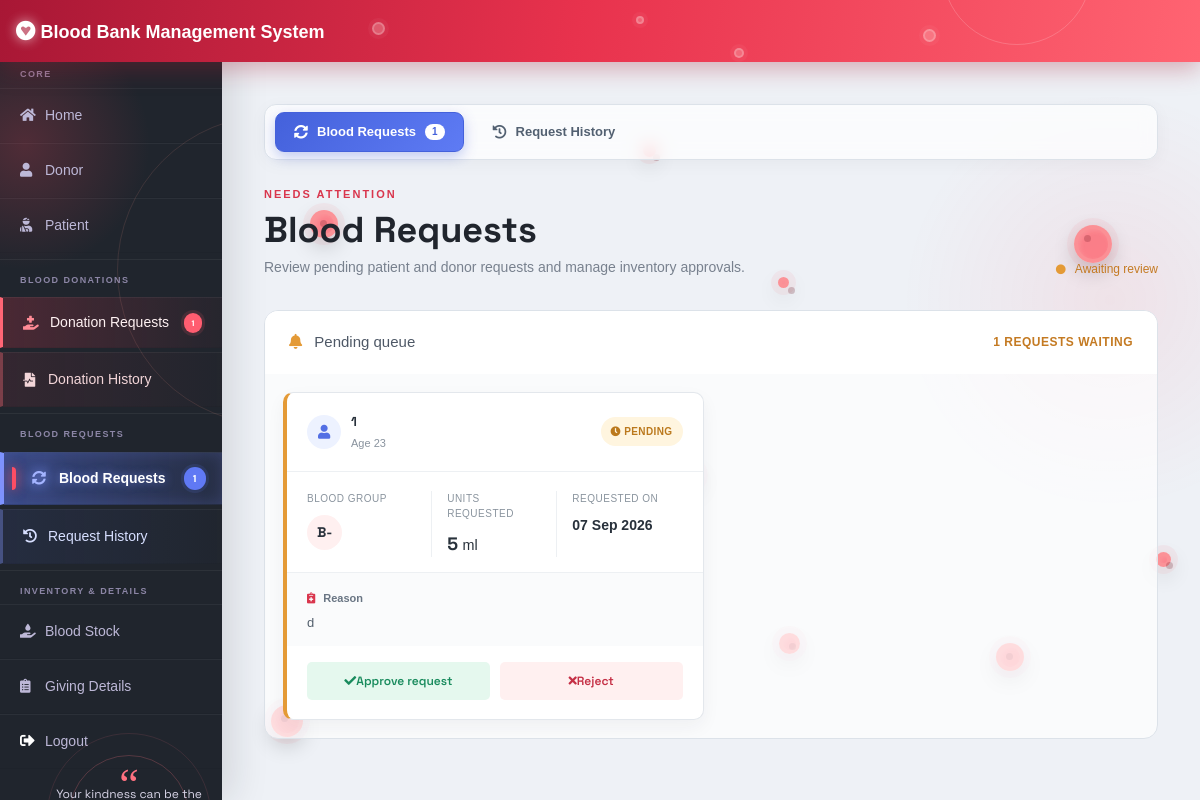
/admin-request (signed in), run on an earlier commit of the app's database.
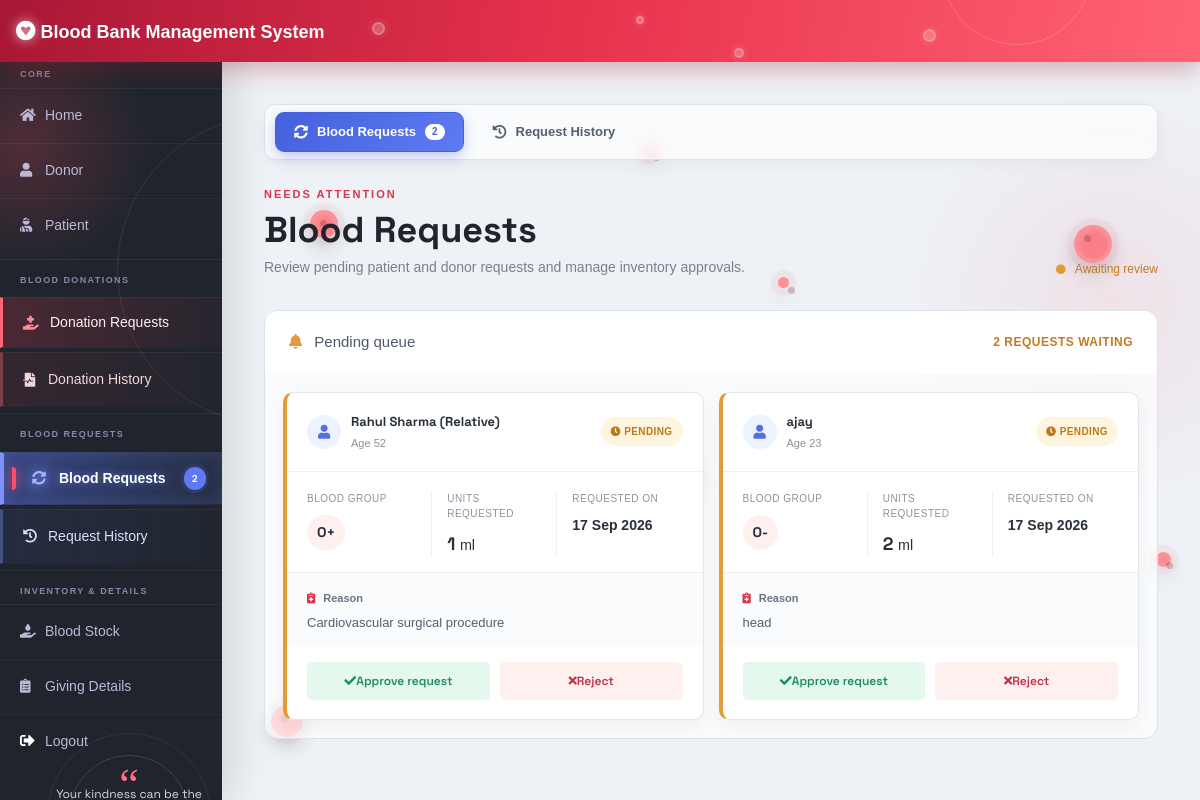
And on a later commit of the database.
### blood/models.py (models this page shows, shortened)
class BloodRequest(models.Model):
    request_by_patient=models.ForeignKey(pmodels.Patient,null=True,on_delete=models.CASCADE)
    request_by_donor=models.ForeignKey(dmodels.Donor,null=True,on_delete=models.CASCADE)
    patient_name=models.CharField(max_length=30)
    patient_age=models.PositiveIntegerField()
    reason=models.CharField(max_length=500)
    bloodgroup=models.CharField(max_length=10)
    unit=models.PositiveIntegerField(default=0)
    status=models.CharField(max_length=20,default="Pending")
    date=models.DateField(auto_now=True)

### blood/views.py (the view)
# urls.py: path('admin-request', views.admin_request_view,name='admin-request'),
@login_required(login_url='adminlogin')
def admin_request_view(request):
    requests=models.BloodRequest.objects.all().filter(status='Pending').order_by('-date')
    stock_by_group={stock.bloodgroup: stock.unit for stock in models.Stock.objects.all()}
    for request_item in requests:
        request_item.available_units=stock_by_group.get(request_item.bloodgroup, 0)
    return render(request,'blood/admin_request.html',{'requests':requests,'active_tab':'requests'})

### blood/context_processors.py (called while the page is built)
def pending_donations(request):
    if not request.user.is_authenticated:
        return {
            'pending_donation_count': 0,
            'pending_blood_request_count': 0,
        }
    return {
        'pending_donation_count': BloodDonate.objects.filter(status='Pending').count(),
        'pending_blood_request_count': BloodRequest.objects.filter(status='Pending').count(),
    }

### templates/blood/admin_request.html (shortened to what this page needs)
{% extends 'blood/adminbase.html' %}
{% block content %}
<div class="dashboard-main pending-request-page">
    {% include "blood/login_cells.html" %}
    <div class="dashboard-content">
        <nav class="admin-subnav-bar" aria-label="Blood request navigation">
            <a href="{% url 'admin-request' %}" class="admin-subnav-pill active-blue">
                <i class="fas fa-sync-alt"></i>
                <span>Blood Requests</span>
                {% if pending_blood_request_count %}<span class="pill-badge">{{ pending_blood_request_count }}</span>{% endif %}
            </a>
            <a href="{% url 'admin-request-history' %}" class="admin-subnav-pill">
                <i class="fas fa-history"></i>
                <span>Request History</span>
            </a>
        </nav>
        <div class="dashboard-heading">
            <div>
                <div class="dashboard-kicker">Needs attention</div>
                <h1>Blood Requests</h1>
                <p>Review pending patient and donor requests and manage inventory approvals.</p>
            </div>
            <div class="dashboard-pulse request-pulse"><i class="fas fa-circle"></i> Awaiting review</div>
        </div>
        {% if requests %}
        <section class="pending-request-list">
            <div class="pending-summary"><span><i class="fas fa-bell"></i> Pending queue</span><strong>{{requests|length}} requests waiting</strong></div>
            <div class="pending-cards">
            {% for request in requests %}
            <article class="pending-request-card">
                <div class="pending-card-top">
                    <div class="request-patient"><span class="patient-avatar"><i class="fas fa-user"></i></span><div><strong>{{request.patient_name}}</strong><small>Age {{request.patient_age}}</small></div></div>
                    <span class="pending-badge"><i class="fas fa-clock"></i> Pending</span>
                </div>
                <div class="pending-card-body">
                    <div class="pending-detail"><span>Blood group</span><strong class="request-blood-group">{{request.bloodgroup}}</strong></div>
                    <div class="pending-detail"><span>Units requested</span><strong class="request-units">{{request.unit}} <small>ml</small></strong></div>
                    <div class="pending-detail"><span>Requested on</span><strong class="request-date">{{request.date|date:"d M Y"}}</strong></div>
                </div>
                <div class="pending-reason"><span><i class="fas fa-notes-medical"></i> Reason</span><p>{{request.reason}}</p></div>
                <div class="pending-card-actions"><a class="approve-request" data-available="{{request.available_units}}" data-requested="{{request.unit}}" href="{% url 'update-approve-status' request.id %}"><i class="fas fa-check"></i> Approve request</a><a class="reject-request" href="{% url 'update-reject-status' request.id %}"><i class="fas fa-times"></i> Reject</a></div>
            </article>
            {% endfor %}
            </div>
        </section>
        {% else %}
        <section class="pending-request-list empty-history"><i class="fas fa-check-double"></i><h2>No pending requests</h2><p>New blood requests will appear here for review.</p></section>
        {% endif %}
    </div>
</div>
{% endblock content %}

### templates/blood/adminbase.html (shortened to what this page needs)
{% load static %}
<!DOCTYPE html>
<html lang="en">
<head>
    <link rel="stylesheet" href="https://maxcdn.bootstrapcdn.com/bootstrap/4.0.0/css/bootstrap.min.css">
    <link rel="stylesheet" href="https://cdnjs.cloudflare.com/ajax/libs/font-awesome/5.14.0/css/all.css">
    <link rel="stylesheet" href="{% static 'css/main.css' %}">
</head>
<body>
    <nav class="navbar navbar-expand-lg navbar-light fixed-top bg-danger admin-topbar">
      <div class="admin-nav-cells" aria-hidden="true"><span class="admin-nav-cell"></span><span class="admin-nav-cell"></span><span class="admin-nav-cell"></span><span class="admin-nav-cell"></span></div>
        <a style="color:white;" class="navbar-brand" href="/"><i class="fab fa-gratipay"></i>&nbsp;<font face = "Comic sans MS" size ="4">Blood Bank Management System</font></a>
      </nav>
<div class="wrapper">
    <div class="sidebar">
        <ul>
            <li class="sidebar-section-header"><span>Core</span></li>
            <li class="{% if request.path == '/' or request.path == '/admin-dashboard' %}active-nav{% endif %}"><a style="text-decoration:none;" href="/"><i class="fas fa-home"></i>Home</a></li>
            <li class="{% if '/admin-donor' in request.path or '/update-donor' in request.path %}active-nav{% endif %}"><a style="text-decoration:none;" href="/admin-donor"><i class="fas fa-user"></i>Donor</a></li>
            <li class="{% if '/admin-patient' in request.path or '/update-patient' in request.path %}active-nav{% endif %}"><a style="text-decoration:none;" href="/admin-patient"><i class="fas fa-user-injured"></i>Patient</a></li>
            <li class="sidebar-section-header"><span>Blood Donations</span></li>
            <li class="donation-request-nav {% if request.path == '/admin-donation' %}active-nav active-donation{% endif %}"><a style="text-decoration:none;" href="/admin-donation" aria-label="Review blood donation requests"><i class="fas fa-hand-holding-medical"></i>Donation Requests {% if pending_donation_count %}<span class="sidebar-action-badge" aria-label="{{ pending_donation_count }} pending donation requests">{{ pending_donation_count }}</span>{% endif %}</a></li>
            <li class="donation-history-nav "><a style="text-decoration:none;" href="/admin-donation-history" aria-label="Blood donation history"><i class="fas fa-file-medical-alt"></i>Donation History</a></li>
            <li class="sidebar-section-header"><span>Blood Requests</span></li>
            <li class="blood-request-nav {% if request.path == '/admin-request' %}active-nav active-request{% endif %}"><a style="text-decoration:none;" href="/admin-request" aria-label="Review blood requests"><i class="fas fa-sync-alt"></i>Blood Requests {% if pending_blood_request_count %}<span class="sidebar-action-badge request-count" aria-label="{{ pending_blood_request_count }} pending blood requests">{{ pending_blood_request_count }}</span>{% endif %}</a></li>
            <li class="blood-history-nav "><a style="text-decoration:none;" href="/admin-request-history" aria-label="Blood request history"><i class="fas fa-history"></i>Request History</a></li>
            <li class="sidebar-section-header"><span>Inventory & Details</span></li>
            <li class="{% if request.path == '/admin-blood' %}active-nav{% endif %}"><a style="text-decoration:none;" href="/admin-blood"><i class="fas fa-hand-holding-water"></i>Blood Stock</a></li>
            <li class="{% if request.path == '/admin-giving' %}active-nav{% endif %}"><a style="text-decoration:none;" href="/admin-giving"><i class="fas fa-clipboard-list"></i>Giving Details</a></li>
            <li><a style="text-decoration:none;" href="/logout"><i class="fas fa-sign-out-alt"></i>Logout</a></li>
        </ul>
        <div class="sidebar-quote" aria-label="Blood donation quote">
          <span class="sidebar-quote-mark">“</span>
          <p>Your kindness can be the pulse someone needs today.</p>
        </div>
    </div>
    <div class="main_content">
{% block content %}
{% endblock content %}
    </div>
</div>
</body>
</html>

### templates/blood/login_cells.html (shortened to what this page needs)
<div class="cell-field" aria-hidden="true">
  <span class="blood-cell cell-a"></span>
  <span class="blood-cell cell-c"></span>
  <span class="blood-cell cell-d"></span>
  <span class="blood-cell cell-e"></span>
  <span class="blood-cell cell-f"></span>
  <span class="blood-cell cell-g"></span>
  <span class="blood-cell cell-h"></span>
  <span class="blood-cell cell-i"></span>
</div>

### static/css/main.css (style rules this page uses)
html { -webkit-box-sizing: border-box; -moz-box-sizing: border-box; box-sizing: border-box; }
* { padding: 0; margin: 0; }
*, *:before, *:after { -webkit-box-sizing: inherit; -moz-box-sizing: inherit; box-sizing: inherit; }
body, h1, h2, h3, h4, h5, h6, blockquote, p, pre, dl, dd, ol, ul, figure, hr, fieldset, legend { margin: 0; padding: 0; }
body { font-family: "Open Sans", "Arial", "Helvetica Neue", sans-serif; font-weight: 400; font-size: 14px; }
h1, h2, h3, h4, h5, h6 { font-weight: 400; }
h1 { font-size: 36px; }
.wrapper { margin: 0 auto; }
.cell-field { inset: 0; overflow: hidden; pointer-events: none; position: absolute; z-index: 0; }
.blood-cell { animation: cell-drift 12s ease-in-out infinite; background: rgba(255, 87, 98, .72); border: 4px solid rgba(255, 222, 214, .17); border-radius: 50%; box-shadow: 0 0 0 7px rgba(255, 73, 91, .06), inset 2px 2px 4px rgba(255, 218, 210, .18), 0 8px 22px rgba(0, 0, 0, .2); height: 28px; position: absolute; width: 28px; }
.blood-cell::after { background: rgba(94, 10, 23, .22); border-radius: 50%; content: ""; height: 7px; left: 6px; position: absolute; top: 6px; width: 7px; }
.cell-a { left: 9%; top: 20%; }
.cell-c { animation-delay: -7s; height: 38px; right: 9%; top: 22%; width: 38px; }
.cell-e { animation-delay: -9s; height: 13px; left: 43%; top: 11%; width: 13px; }
.cell-g { animation-delay: -6s; height: 11px; right: 42%; top: 29%; width: 11px; }
.cell-h { animation-delay: -10s; bottom: 9%; height: 32px; left: 5%; width: 32px; }
.cell-i { animation-delay: -4s; height: 15px; right: 3%; top: 66%; width: 15px; }

### templates/blood/admin_request.html (style rules this page uses)
.pending-request-card { position: relative; }

What changed in the data, as far as the page shows it:
removed BloodRequest: patient_name "1", patient_age "23", bloodgroup "B-", unit "5", date "07 Sep 2026", reason "d"
added BloodRequest: patient_name "Rahul Sharma (Relative)", patient_age "52", bloodgroup "O+", unit "1", date "17 Sep 2026", reason "Cardiovascular surgical procedure"
added BloodRequest: patient_name "ajay", patient_age "23", bloodgroup "O-", unit "2", date "17 Sep 2026", reason "head"
Also different on the page:
{{ pending_blood_request_count }}: "1" → "2"
{{ requests|length }}: "1" → "2"
{{ pending_donation_count }}: "1" → (not shown)
